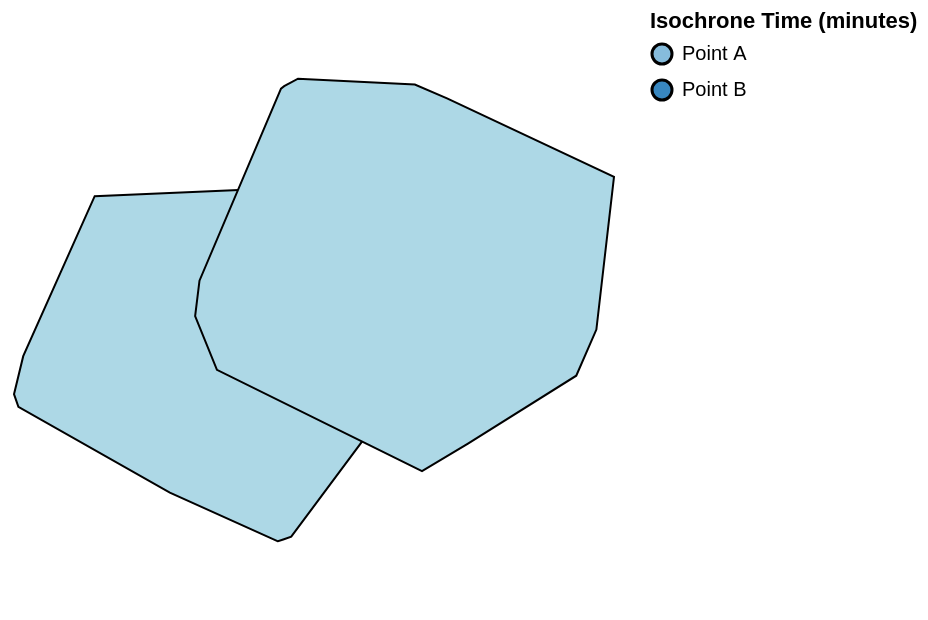

The code cell stored with this chart in its notebook:
### Code cell
import altair as alt

alt.Chart(isochrone_polys).mark_geoshape(
    fill='lightblue',
    stroke='black',
    strokeWidth=1
).encode(
    tooltip=['name', 'time']
    ,color=alt.Color('name:N', scale=alt.Scale(scheme='blues'), legend=alt.Legend(title='Isochrone Time (minutes)'))
)

### Figure 1 — Vega-Lite specification as saved in the notebook (floating-point values rounded to 4 significant figures)
{"config": {"view": {"continuousWidth": 300, "continuousHeight": 300}}, "data": {"name": "data-a395a7a6705199d0ecaf422d828005c1"}, "mark": {"type": "geoshape", "fill": "lightblue", "stroke": "black", "strokeWidth": 1}, "encoding": {"color": {"field": "name", "legend": {"title": "Isochrone Time (minutes)"}, "scale": {"scheme": "blues"}, "type": "nominal"}, "tooltip": [{"field": "name", "type": "nominal"}, {"field": "time", "type": "quantitative"}]}, "$schema": "https://vega.github.io/schema/vega-lite/v6.1.0.json", "datasets": {"data-a395a7a6705199d0ecaf422d828005c1": [{"name": "Point A", "time": 5, "type": "Feature", "geometry": {"type": "Polygon", "coordinates": [[[2.119, 41.38], [2.117, 41.38], [2.114, 41.38], [2.114, 41.38], [2.114, 41.39], [2.116, 41.39], [2.12, 41.39], [2.12, 41.39], [2.122, 41.39], [2.122, 41.39], [2.123, 41.39], [2.121, 41.38], [2.12, 41.38], [2.119, 41.38], [2.119, 41.38]]]}}, {"name": "Point B", "time": 5, "type": "Feature", "geometry": {"type": "Polygon", "coordinates": [[[2.122, 41.38], [2.118, 41.39], [2.118, 41.39], [2.118, 41.39], [2.119, 41.39], [2.12, 41.39], [2.12, 41.39], [2.122, 41.39], [2.123, 41.39], [2.126, 41.39], [2.126, 41.39], [2.125, 41.39], [2.123, 41.38], [2.122, 41.38]]]}}]}}
